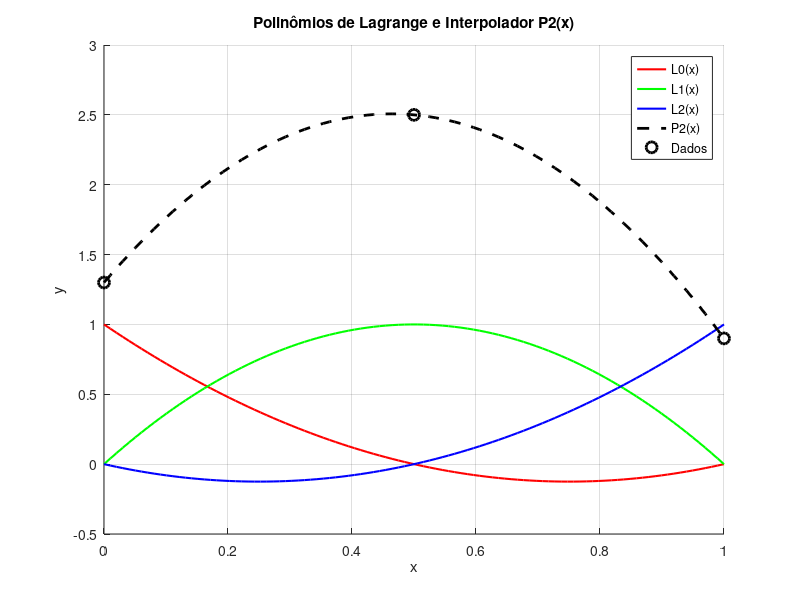

Write MATLAB code to recreate this figure.
% Dados fornecidos
x = [0, 0.5, 1.0];
f = [1.3, 2.5, 0.9];
n = length(x);

% Polinômios de Lagrange L0, L1, L2
L0 = @(x_val) ((x_val - x(2)).*(x_val - x(3))) / ((x(1) - x(2))*(x(1) - x(3)));
L1 = @(x_val) ((x_val - x(1)).*(x_val - x(3))) / ((x(2) - x(1))*(x(2) - x(3)));
L2 = @(x_val) ((x_val - x(1)).*(x_val - x(2))) / ((x(3) - x(1))*(x(3) - x(2)));

% Polinômio interpolador P2(x)
P2 = @(x_val) f(1)*L0(x_val) + f(2)*L1(x_val) + f(3)*L2(x_val);

% Estimativa de f(0.8)
x_eval = 0.8;
f_est = P2(x_eval);
fprintf('P2(0.8) = %.4f\n', f_est);

% Gráficos
xx = linspace(0, 1, 100);

figure;
hold on;

% Plot dos polinômios base Li
plot(xx, L0(xx), 'r-', 'LineWidth', 1.5, 'DisplayName', 'L0(x)');
plot(xx, L1(xx), 'g-', 'LineWidth', 1.5, 'DisplayName', 'L1(x)');
plot(xx, L2(xx), 'b-', 'LineWidth', 1.5, 'DisplayName', 'L2(x)');

% Plot do polinômio interpolador P2(x)
plot(xx, P2(xx), 'k--', 'LineWidth', 2, 'DisplayName', 'P2(x)');

% Plot dos pontos originais
plot(x, f, 'ko', 'MarkerSize', 8, 'LineWidth', 2, 'DisplayName', 'Dados');

% Configurações do gráfico
xlabel('x');
ylabel('y');
title('Polinômios de Lagrange e Interpolador P2(x)');
legend('show');
grid on;
hold off;

% Mostra as expressões dos polinômios
disp('Polinômios de Lagrange:');
fprintf('L0(x) = (x - %.1f)(x - %.1f)/%.2f\n', x(2), x(3), (x(1)-x(2))*(x(1)-x(3)));
fprintf('L1(x) = (x - %.1f)(x - %.1f)/%.2f\n', x(1), x(3), (x(2)-x(1))*(x(2)-x(3)));
fprintf('L2(x) = (x - %.1f)(x - %.1f)/%.2f\n\n', x(1), x(2), (x(3)-x(1))*(x(3)-x(2)));

disp('Polinômio Interpolador P2(x):');
fprintf('P2(x) = %.1f*L0(x) + %.1f*L1(x) + %.1f*L2(x)\n', f(1), f(2), f(3));
